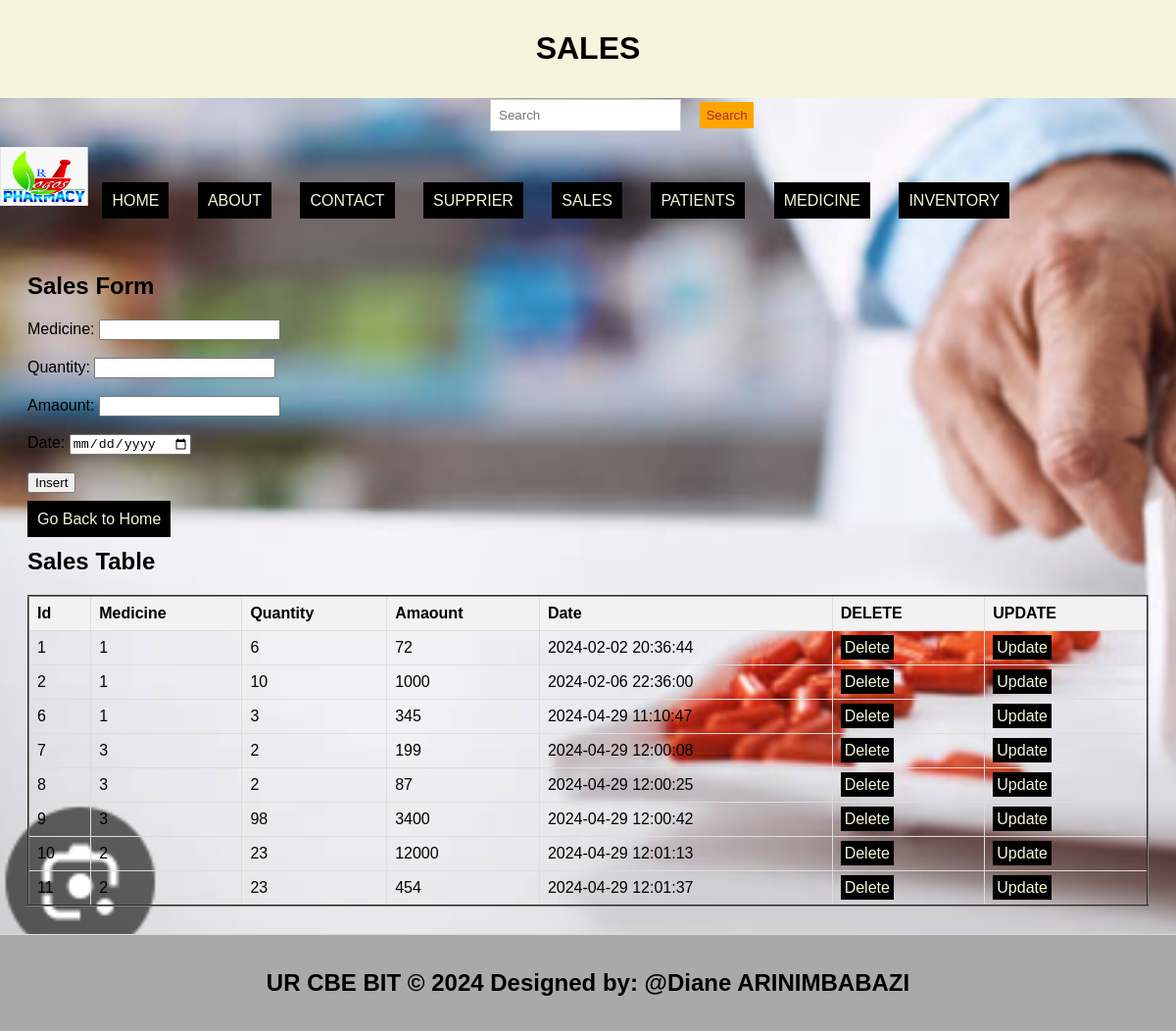
The page /sales.php on the database its author committed.
### tables this page shows
CREATE TABLE `sales` (
  `id` int(11) NOT NULL,
  `medecine` int(11) NOT NULL,
  `quantity` int(11) NOT NULL,
  `amaount` int(11) NOT NULL,
  `Date` timestamp NOT NULL DEFAULT current_timestamp()
);

### sales.php (the view, shortened to what this page needs)
<!DOCTYPE html>
<html lang="en">
<head>
  <link rel="stylesheet" type="text/css" href="style.css" title="style 1" media="screen, tv, projection, handheld, print"/>
</head>
<body style="background-image: url('./Images/image8.png');background-repeat: no-repeat;background-size:cover;">
  <header>
    <h1>SALES</h1>
  </header>
  <form class="d-flex" role="search" action="search.php">
    <input class="form-control me-2" type="search" placeholder="Search" aria-label="Search" name="query">
    <button class="btn btn-outline-success" type="submit">Search</button>
  </form>
  <ul style="list-style-type: none; padding: 0;">
    <li style="display: inline; margin-right: 10px;">
      <img src="./Images/image12.png" width="90" height="60" alt="Logo">
    </li>
    <li style="display: inline; margin-right: 10px;"><a href="./home.html">HOME</a></li>
    <li style="display: inline; margin-right: 10px;"><a href="./about.html">ABOUT</a></li>
    <li style="display: inline; margin-right: 10px;"><a href="./contact.html">CONTACT</a></li>
    <li style="display: inline; margin-right: 10px;"><a href="./Supprier.php">SUPPRIER</a></li>
    <li style="display: inline; margin-right: 10px;"><a href="./Sales.php">SALES</a></li>
    <li style="display: inline; margin-right: 10px;"><a href="./Patients.php">PATIENTS</a></li>
    <li style="display: inline; margin-right: 10px;"><a href="./Medicine.php">MEDICINE</a></li>
    <li style="display: inline; margin-right: 10px;"><a href="./Inventory.php">INVENTORY</a></li>
  </ul>
  <section>
    <h1>Sales Form</h1>
    <form method="post" onsubmit="return confirm('Are you sure you want to insert this record?');">
      <label for="medecine">Medicine:</label>
      <input type="number" id="medecine" name="medecine" required><br><br>
      <label for="quantity">Quantity:</label>
      <input type="number" id="quantity" name="quantity" required><br><br>
      <label for="amaount">Amaount:</label>
      <input type="number" id="amount" name="amaount"><br><br>
      <label for="Date">Date:</label>
      <input type="Date" id="Date" name="Date"><br><br>
      <input type="submit" name="add" value="Insert"><br><br>
      <a href="./home.html">Go Back to Home</a>
    </form>
    <h2>Sales Table</h2>
    <table border="2">
      <tr>
        <th>Id</th>
        <th>Medicine</th>
        <th>Quantity</th>
        <th>Amaount</th>
        <th>Date</th>
        <th>DELETE</th>
        <th>UPDATE</th>
      </tr>
      <?php
        include('database_connection.php');
        $sql = "SELECT * FROM sales";
        $result = $connection->query($sql);
        if ($result->num_rows > 0) {
            while ($row = $result->fetch_assoc()) {
                $id = $row['id'];
                echo "<tr>
                  <td>" . $row['id'] . "</td>
                  <td>" . $row['medecine'] . "</td>
                  <td>" . $row['quantity'] . "</td>
                  <td>" . $row['amaount'] . "</td>
                  <td>" . $row['Date'] . "</td>
                  <td><a style='padding:4px' href='Delete_sales.php?id=$id'>Delete</a></td>
                  <td><a style='padding:4px' href='update_sales.php?id=$id'>Update</a></td>
                </tr>";
            }
        } else {
            echo "<tr><td colspan='7'>No data found</td></tr>";
        }
      ?>
    </table>
  </section>
  <footer>
    <center>
      <b><h2>UR CBE BIT &copy 2024 Designed by: @Diane ARINIMBABAZI</h2></b>
    </center>
  </footer>
</body>
</html>

### style.css (style rules this page uses)
body { font-family: Arial, sans-serif; margin: 0; padding: 0; }
.form-control { padding: 8px; margin-left: 4px; border: 1px solid #ccc; }
.btn { padding: 6px; background-color: orange; color: brown; border: none; }
body { font-family: Arial,sans-serif; margin:0; padding:0; }
header { background-color:darkgray; padding: 20px; }
section { padding:28px; border-bottom: 1px solid #ddd; }
footer { text-align: center; padding: 15px; background-color:darkgray; }

### sales.php (style rules this page uses)
a { padding: 10px; color: white; background-color:black; text-decoration: none; margin-right: 15px; }
a:link { color: beige; }
button.btn { margin-left: 15px; margin-top: 4px; }
input.form-control { margin-left: 500px; padding: 8px; }
table { width: 100%; border-collapse: collapse; }
th, td { border: 1px solid #ddd; padding: 8px; text-align: left; }
th { background-color: #f2f2f2; }
header { background-color: beige; padding: 10px; text-align: center; }

### rows shown on the page
sales: id "1", medecine "1", quantity "6", amaount "72", Date "2024-02-02 20:36:44"
sales: id "2", medecine "1", quantity "10", amaount "1000", Date "2024-02-06 22:36:00"
sales: id "6", medecine "1", quantity "3", amaount "345", Date "2024-04-29 11:10:47"
sales: id "7", medecine "3", quantity "2", amaount "199", Date "2024-04-29 12:00:08"
sales: id "8", medecine "3", quantity "2", amaount "87", Date "2024-04-29 12:00:25"
sales: id "9", medecine "3", quantity "98", amaount "3400", Date "2024-04-29 12:00:42"
sales: id "10", medecine "2", quantity "23", amaount "12000", Date "2024-04-29 12:01:13"
sales: id "11", medecine "2", quantity "23", amaount "454", Date "2024-04-29 12:01:37"
